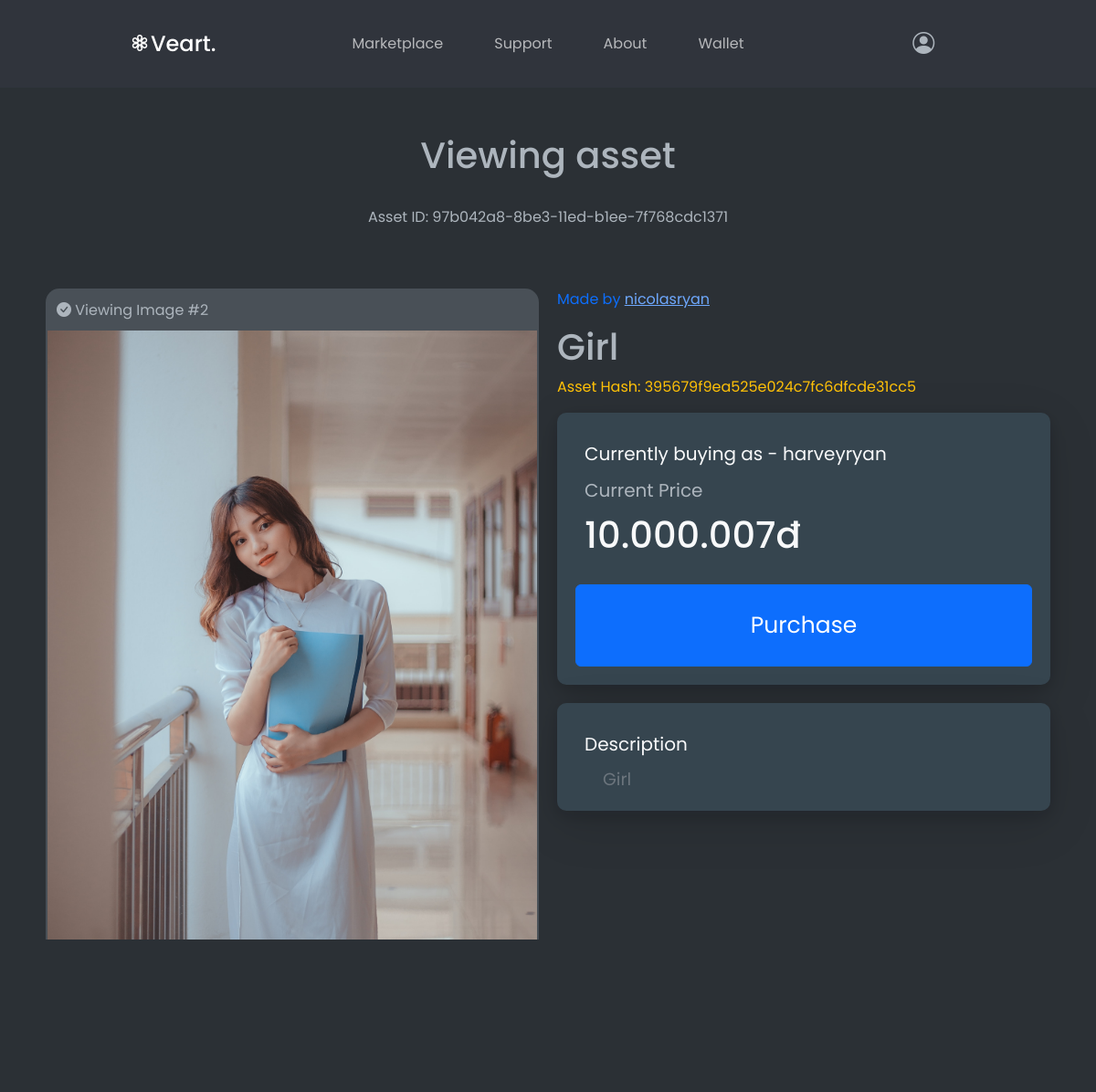
Page /asset/97b042a8-8be3-11ed-b1ee-7f768cdc1371 (signed in) on the committed database.
### models.py (models this page shows)
class Assets(db.Model):
    id = db.Column(db.Integer(), primary_key=True)
    asset_id = db.Column(db.String(), unique=True, nullable=False)
    asset_name = db.Column(db.String(), unique=True, nullable=False)
    asset_hash = db.Column(db.String(), unique=True, nullable=False)
    asset_route = db.Column(db.String(), unique=True, nullable=False)
    asset_description = db.Column(db.String(), unique=False, nullable=False)
    price = db.Column(db.Integer(), unique=False, nullable=False)
    owner = db.Column(db.String(), unique=False, nullable=False)
    creation_date = db.Column(db.DateTime())

class User(db.Model, UserMixin):
    id = db.Column(db.Integer(), primary_key=True)
    user_id = db.Column(db.String(), unique=True, nullable=False)
    username = db.Column(db.String(), unique=True, nullable=False)
    hashed_password = db.Column(db.String(), unique=False, nullable=False)
    email = db.Column(db.String(), unique=True, nullable=False)
    created_at = db.Column(db.DateTime())
    phone_number = db.Column(db.String(), unique=True, nullable=False)

### index.py (the view)
@indexbp.route('/asset/<asset_id>', methods=['GET', 'POST'])
@login_required
def view_product(asset_id: str):
    product = Assets.query.filter_by(asset_id=asset_id).first()
    author = User.query.filter_by(user_id=product.owner).first()
    return render_template('asset.html', asset=product, author=author, datetime=datetime.now(), current_user=current_user)

### index.py (called while the page is built)
@login_manager.user_loader
def load_user(id):
    return User.query.get(int(id))

### templates/asset.html (shortened to what this page needs)
{% extends 'base.html' %}
{% block link %}
<link rel="stylesheet" href="/static/asset.css">
{% endblock %}
{% block body %}
<div id="asset" class="bg-body-tertiary">
    <div id="navbar">
        <div id="logo">
            <h4><i class="bi bi-flower3"></i>Veart.</h4>
        </div>
        <div id="nav" class="navbar navbar-expand-lg mx-auto">
            <ul class="navbar-nav">
                <li class="nav-item">
                    <a href="/marketplace" class="nav-link">Marketplace</a>
                </li>
                <li class="nav-item">
                    <a href="/support" class="nav-link">Support</a>
                </li>
                <li class="nav-item">
                    <a href="/about" class="nav-link">About</a>
                </li>
                <li class="nav-item">
                    <a href="/wallet" class="nav-link">Wallet</a>
                </li>
            </ul>
        </div>
        <div id="actions">
            <h4><i class="bi bi-person-circle"></i></h4>
        </div>
    </div>
    <div id="asset-content" class="container-fluid">
        <div id="title" class="container text-center animate__animated animate__fadeInUp">
            <h1>Viewing asset</h1><br>
            <p>Asset ID: {{ asset.asset_id }}</p>
        </div>
        <div id="asset-details" class="animate__animated animate__fadeInUp animate__delay-0.5s">
            <div id="show-asset">
                <p><i class="bi bi-check-circle-fill"></i> Viewing Image #{{ asset.id }}</p>
                <img src="/{{ asset.asset_route }}" id="asset-show-content">
            </div>
            <div id="show-info">
                <p class="text-primary">Made by <a href="/user/{{ author.user_id }}">{{ author.username }}</a></p>
                <h1>{{ asset.asset_name }}</h1>
                <p class="text-warning">Asset Hash: {{ asset.asset_hash }}</p>
                <div id="purchase-panel">
                    <p class="text-light">Currently buying as - {{ current_user.username }}</p>
                    <p class="text-body">Current Price</p>
                    <h1 class="text-light" id="price">đ</h1>
                    <button type="button" class="btn btn-primary" id="purchase">Purchase</button>
                </div>
                <div id="info-panel">
                    <p class="text-light">Description</p>
                    <span class="text-secondary">{{ asset.asset_description }}</span>
                </div>
            </div>
        </div>
    </div>
</div>
{% endblock %}

### static/index.css (style rules this page uses)
* { font-family: 'Poppins', sans-serif; }
html { height: 100%; width: 100%; margin: 0; padding: 0; }
body { height: 100%; width: 100%; margin: 0; padding: 0; background-size: cover; background-repeat: none; object-fit: contain; }

### static/asset.css (style rules this page uses)
#asset { height: 100%; width: 100%; margin: 0; padding: 0; }
#navbar { width: 100%; height: fit-content; background-color: #30343c; padding: 20px; display: inline-grid; grid-template-columns: repeat(3, 1fr); }
#logo { height: fit-content; width: 100%; display: block; font-family: 'Poppins', sans-serif; color: white; text-align: center; margin: auto; }
#logo h4 { padding: 0; margin: 0; }
#nav { display: block; width: 100%; height: fit-content; }
#nav ul { width: 100%; text-align: center; margin: auto; }
#nav li { margin-left: 20px; margin-right: 20px; justify-content: space-between; }
#nav a { text-align: center; font-size: 1rem; }
#actions { width: 100%; height: fit-content; text-align: center; display: block; justify-content: center; align-items: center; margin: auto; }
#actions h4 { margin: 0; padding: 0; }
#asset-content { padding: 50px; }
#asset-details { display: grid; grid-template-columns: repeat(2, 1fr); grid-gap: 20px; }
#show-asset { margin-top: 50px; display: block; width: 100%; height: fit-content; padding: 2px; background-color: #495057; border-radius: 15px 15px 15px 15px; }
#show-asset p { float: left; padding: 10px; margin: auto; }
#asset-show-content { width: 100%; height: auto; padding: 0; border-radius: 0px 0px 15px 15px; }
#show-info { display: block; margin-top: 50px; }
#purchase-panel { width: 100%; height: fit-content; padding: 20px; background-color:#36454F; color: white; border-radius: 10px 10px 10px 10px; box-shadow: rgba(17, 17, 26, 0.1) 0px 4px 16px, rgba(17, 17, 26, 0.1) 0px 8px 24px, rgba(17, 17, 26, 0.1) 0px 16px 56px; }
#purchase-panel p { margin: 10px; font-size: 20px; }
#purchase-panel h1 { margin: 10px; }
#purchase { margin-top: 20px; width: 100%; padding: 25px; font-size: 25px; }
#info-panel { margin-top: 20px; width: 100%; height: fit-content; padding: 20px; background-color:#36454F; color: white; border-radius: 10px 10px 10px 10px; box-shadow: rgba(17, 17, 26, 0.1) 0px 4px 16px, rgba(17, 17, 26, 0.1) 0px 8px 24px, rgba(17, 17, 26, 0.1) 0px 16px 56px; }
#info-panel p { margin: 10px; font-size: 20px; }
#info-panel span { margin: 10px; font-size: 19px; text-align: justify; word-spacing: -1px; width: 100%; height: auto; padding: 20px; text-align-last: left; }

### rows in the picture
Assets: asset_id "97b042a8-8be3-11ed-b1ee-7f768cdc1371", id "2", asset_route (picture), asset_name "Girl", asset_hash "395679f9ea525e024c7fc6dfcde31cc5", asset_description "Girl"
User: username "nicolasryan"
User: username "harveyryan"
